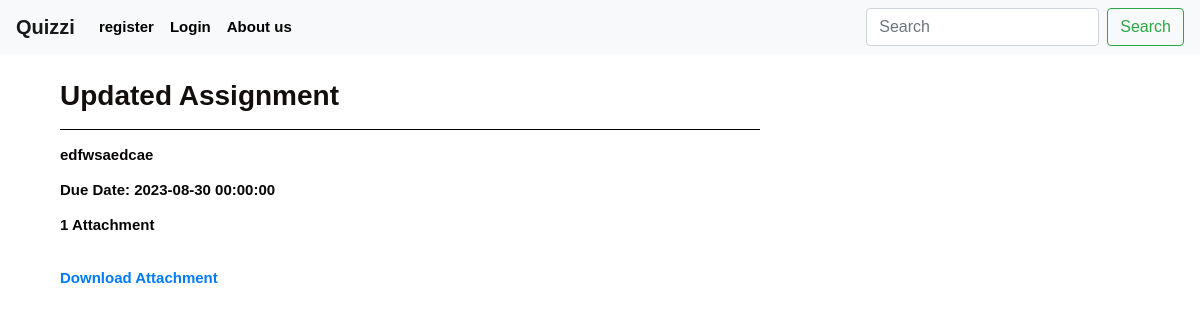
/assignment/1, run on the app's committed database.
### quiz/models.py (models this page shows)
class Assignment(db.Model):
    id = db.Column(db.Integer, primary_key=True)
    title = db.Column(db.String(100), nullable=False)
    description = db.Column(db.String(500), nullable=True)
    due_date = db.Column(db.DateTime, nullable=False)
    class_id = db.Column(db.Integer, db.ForeignKey('class.id'), nullable=False)
    creator_id = db.Column(db.Integer, db.ForeignKey('user.id'), nullable=False)
    file_attachment = db.Column(db.String(255), nullable=True)

### quiz/assignment/routes.py (the view)
@app.route('/assignment/<int:assignment_id>')
def assignment_details(assignment_id):
    assignment = Assignment.query.get_or_404(assignment_id)
    return render_template('assignmentdetails.html', assignment=assignment, current_user=current_user)

### quiz/templates/assignmentdetails.html (shortened to what this page needs)
{% extends "layout.html" %}
{% block content %}
<div class="container mt-4">
    <h2>{{ assignment.title }}</h2>
    <hr style="color: black;
    background: black;">
    <p>{{ assignment.description }}</p>
    <p>Due Date: {{ assignment.due_date }}</p>
    {% if assignment.file_attachment %}
    <p><b>1 Attachment</b></p>
    <br>
    <p><a href="{{ url_for('download_attachment', filename=assignment.file_attachment) }}">Download Attachment</a></p>
    {% endif %}
</div>
{% endblock %}

### quiz/static/style.css (style rules this page uses)
hr { color: black; background: black; }
h1, h2, h3, h4, h5, h6 { color: #130d0d; line-height: 1.25; font-size: 28px; font-weight: bold; margin: 0; }
p { color: #070505; }
body { font-family: Arial, sans-serif; background-color: #fff; margin: 0; padding: 0; }

### quiz/templates/layout.html (style rules this page uses)
body { color: #2b3a47; line-height: 1.25; font-size: 15px; font-weight: bold; margin: 0; }

### data on the page
Assignment: title "Updated Assignment", description "edfwsaedcae", due_date "2023-08-30 00:00:00"
